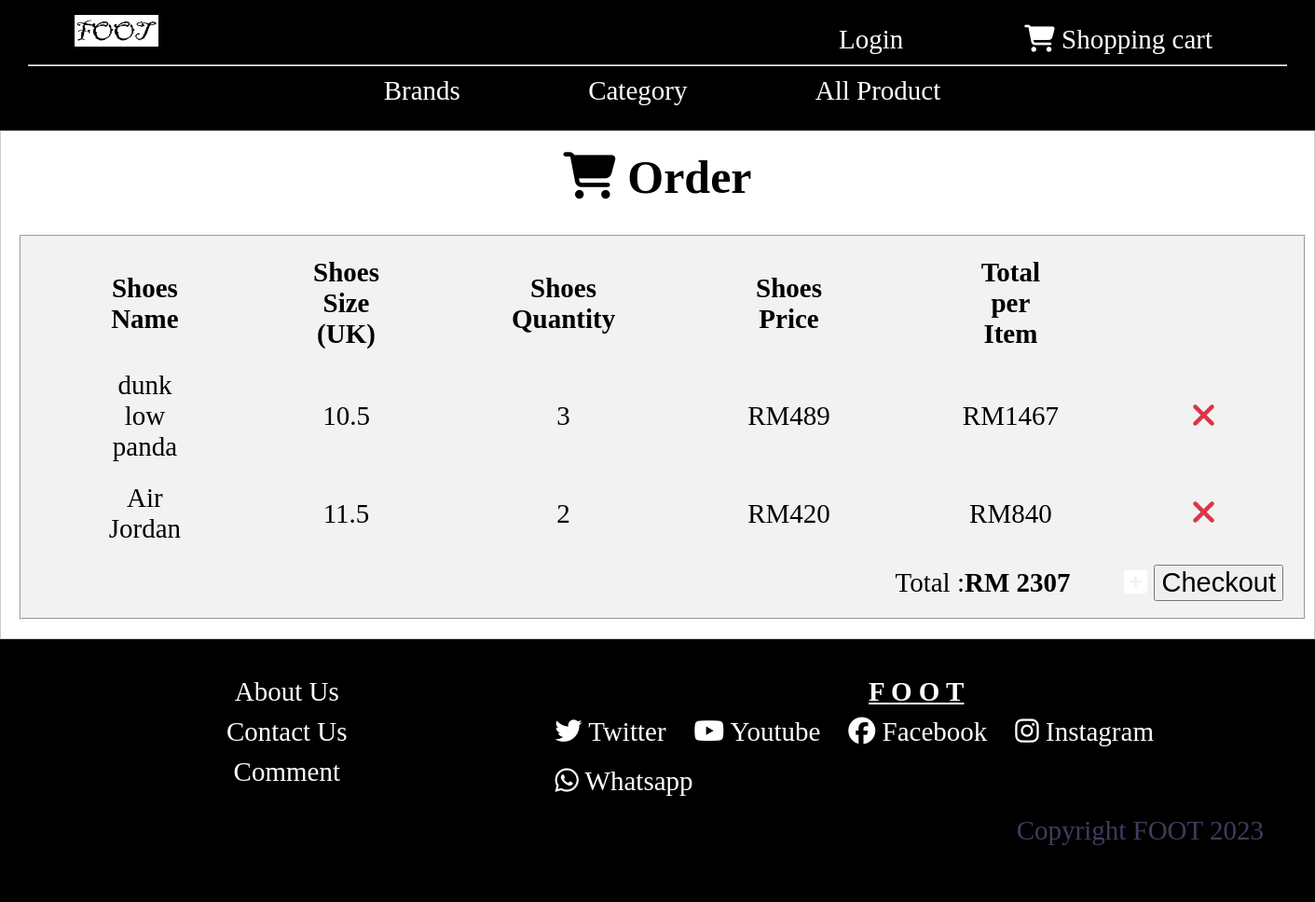
The app's page /order.php with its own data.
### tables this page shows
CREATE TABLE `orders` (
  `order_ID` int(30) NOT NULL,
  `shoesname` varchar(30) NOT NULL,
  `price` int(30) NOT NULL,
  `quantity` int(30) NOT NULL,
  `shoessize` varchar(10) NOT NULL,
  `email` varchar(30) NOT NULL
);

### order.php (the view, shortened to what this page needs)
<?php
    include 'header.php';
    include 'conn.php';
?>
<!DOCTYPE html>
<html lang="en">
<head>
</head>
<body>
<div class="middle">
<div class="container">
<h1><b style="font-size: 50px;"><i class="fa fa-shopping-cart" style="font-size:50px;"> </i> Order</b></h1><br>
<fieldset>
    <?php
    $sql = "SELECT * FROM orders";
    $result = mysqli_query($conn,$sql);
    ?>
  <table >
    <tr>
      <td><strong>Shoes Name </strong></td>
      <td><strong>Shoes Size (UK) </strong></td>
      <td><strong>Shoes Quantity</strong></td>
      <td><strong>Shoes Price</strong></td>
      <td><strong>Total per Item</strong></td>
    </tr>
    <?php
        $total=0;
    while($row = mysqli_fetch_array($result))
    {
        ?>
    <tr>
      <td><?php echo $row["shoesname"]; ?></td>
      <td><?php echo $row["shoessize"]; ?></td>
      <td><?php echo $row["quantity"];	?></td>
      <td>RM<?php echo $row["price"];?></td>
      <?php
        $p=$row["price"];
        $q=$row["quantity"];
        $subtotal=$p*$q;
        $total =  $total + $subtotal;
        ?>
      <td>RM<?php echo $subtotal; ?></td>
      <td><a href="deleteorder.php?order_ID=<?php echo $row['order_ID']; ?>"><i class="fa fa-close" style="font-size:36px;color:#dc3545;"></i></a>
      </td>
    </tr>
        <?php
    }
    ?>
        </div>
  <div class="rightway">
  <p>Total :<span style="color:black"><b>RM <?php echo $total;?></b></span>
  <span style="padding: 0px 0px 0px 50px;"><a href="payment.php" alt="payment"><i class="fa fa-plus-square"></i> <input type="button" name="saveas" value="Checkout"></a></span></p>
</div>
</div>
</body>
</html>
<?php
    include 'footer.php';
?>

### header.php (shortened to what this page needs)
<!DOCTYPE html>
<html>
<head>
    <link rel="stylesheet" href="https://cdnjs.cloudflare.com/ajax/libs/font-awesome/4.7.0/css/font-awesome.min.css">
</head>
<body>
<div class="upper">
    <div class="center" style="float:left;">
        <a href="homepage.php"  ><img src="image/foot.png" alt="Shop Logo"></a>
    </div>
    <ul >
        <li  style="float: right;"><a href="order.php"  class="center" ><i class="fa fa-shopping-cart"> </i> Shopping cart</a></li>
        <li class="dropdown" style="float: right;"><a href="#" class="dropbtn">Login</a>
            </li>
    </ul>
    <hr>
        <div class="middle">
        <ul >
            <li class="dropdown"><a href="#" class="dropbtn">Brands</a>
            </li>
            <li class="dropdown"><a href="#" class="dropbtn">Category</a>
            </li>
            <li class="dropdown"><a href="#">All Product</a>
            </li>
        </ul>
        </div>
        </div>
</body>
</html>

### footer.php (shortened to what this page needs)
<!DOCTYPE html>
<html lang="en">
<head>
</head>
<body>
<div class="footer">
    <div class="left">
        <p><a href="aboutus.php">About Us</a></p>
        <p><a href="contact2.php">Contact Us</a></p>
        <p><a href="commentpage.php#">Comment</a></p>
    </div>
    <div class="right" >
        <p><b><u>F O O T</u></b></p>
        <ul>
            <li style="float:left;"><a href="#"><i class='fab fa-twitter' style='color:white'></i> Twitter</a></li>
            <li style="float:left;"><a href="#"><i class='fab fa-youtube' style='color:white'></i> Youtube</a></li>
            <li style="float:left;"><a href="#"><i class='fab fa-facebook' style='color:white'></i> Facebook</a></li>
            <li style="float:left;"><a href="#"><i class='fab fa-instagram' style='color:white'></i> Instagram</a></li>
            <li style="float:left;"><a href="#"><i class='fab fa-whatsapp' style='color:white'></i> Whatsapp</a></li>
        </ul>
        <p style="color:#3d3d5c; text-align:right; padding-right:25px;">Copyright FOOT 2023</p>
    </div>
</div>
</body>
</html>

### header.php (style rules this page uses)
.upper { padding: 16px 30px; font-size: 27px; background:black; }
* { margin:0; }
.center { margin: 0 50px; color: white; }
img { width: 90px; }
.right { float:right; }
a { text-decoration:none; }
.middle { text-align: center; }
ul { list-style-type: none; margin: 0; overflow: hidden; }
li a { display: inline-block; color: white; text-align: center; text-decoration: none; }
.dropdown { margin: 0 50px; }
li.dropdown { display: inline-block; }

### order.php (style rules this page uses)
fieldset { background-color: #f2f2f2; }
* { font-size: 29px; }
.rightway { float: right; }
td, tr { padding: 10px 70px 10px 70px; }
.container { border: 1px solid #ccc; padding: 20px 20px; }

### footer.php (style rules this page uses)
.footer { padding: 30px 30px 60px 30px ; font-size: 27px; background:black; display:flex; color:white; }
ul { list-style-type: none; margin: 0; overflow: hidden; }
a { text-decoration:none; color:white; }
li { padding: 10px 30px 10px 0px ; }
.left { width: 300px; flex-grow: 3; }
p { padding: 10px 0px 0px 30px ; }
.right { width: 600px; flex-grow: 3; }

### records on screen
orders: shoesname "dunk low panda", shoessize "10.5", quantity "3", price "489", subtotal "1467"
orders: shoesname "Air Jordan", shoessize "11.5", quantity "2", price "420", subtotal "840"

### other values on screen
$total "2307"
